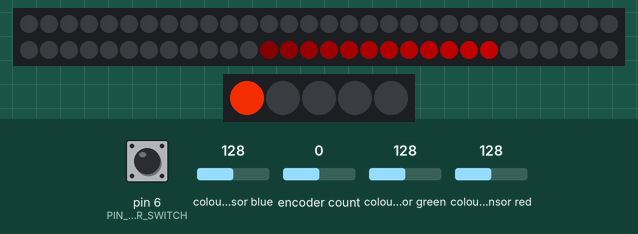
Simulated run of this sketch. Board: Arduino Uno, built with avr-gcc and run on an emulated ATmega328P. On the bench: 60 RGB LEDs in strip order, left to right, continuing on the next row, 5 RGB LEDs in strip order, left to right. The test bench sets the inputs (shaded band); at power-on: encoder count 0, pin 6 (PIN_ENCODER_SWITCH) HIGH, colour sensor blue 128, colour sensor green 128, colour sensor red 128. Dim RGB values are drawn brighter than linear; random numbers use the default seed unless the sketch sets one.

Above: at 1.3 s.
1.4 s: encoder count set to -1
At 2.6 s:
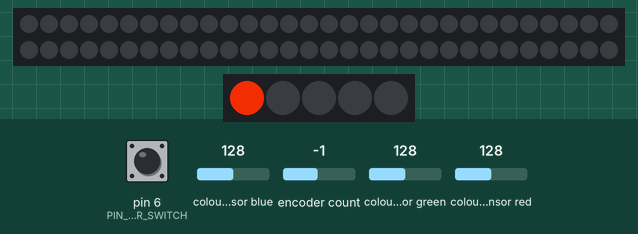
2.9 s: encoder count set to -2
4.4 s: encoder count set to -3
At 6.3 s:
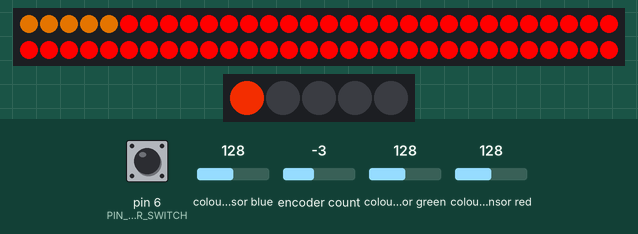
7.4 s: encoder count set to -4
At 7.89 s:
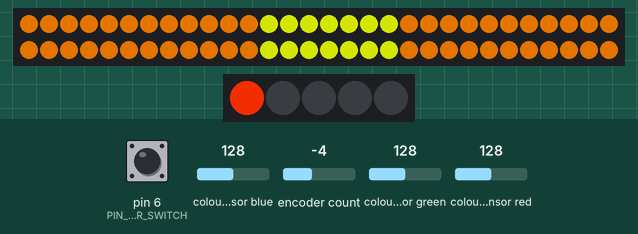
10.1 s: pin 6 (PIN_ENCODER_SWITCH) pulsed LOW 2 times (0.12 s each, 0.3 s apart)
At 11.7 s:
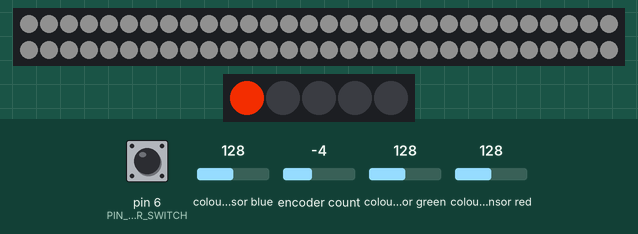
12.4 s: pin 6 (PIN_ENCODER_SWITCH) pulsed LOW 5 times (0.12 s each, 0.3 s apart)
At 16.0 s:
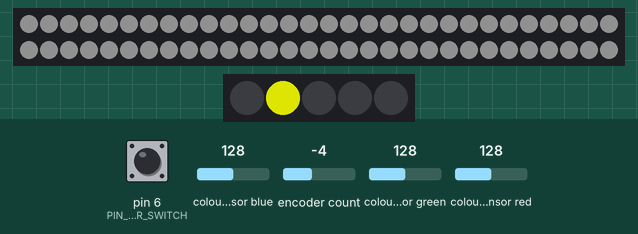
Timing chart, 0 to 17.0 s (numbered marks = the images above; inputs shaded):
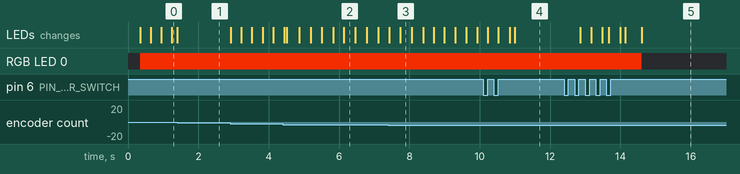

Measured:
- after the input at 12.4 s, RGB LED 0: RGB(215, 40, 0) → off after 2.2 s; the LEDs: first change after 0.45 s (image 5 shows a later state)

The sketch:

InfinityTotem.ino
```cpp
#include <Wire.h>
#include <FastLED.h>
#include "TimerOne.h"
#include "ClickEncoder.h"
#include "Adafruit_TCS34725.h"

// set to false if using a common cathode LED
#define commonAnode false

#define PIN_INFINITY_STRIP 12
#define PIN_SETTINGS_STRIP 9

#define PIN_ENCODER_A 0
#define PIN_ENCODER_B 1
#define PIN_ENCODER_SWITCH 6

#define NUM_INFINITY_LED 60
#define NUM_SETTING_LED 5

Adafruit_TCS34725 colorSensor = Adafruit_TCS34725(TCS34725_INTEGRATIONTIME_2_4MS, TCS34725_GAIN_60X);
bool useColorSensor = false;

ClickEncoder *encoder;
int16_t previousEncoderValue, currentEncoderValue;

// our RGB -> eye-recognized gamma color
byte gammatable[256];

CRGB infinity[NUM_INFINITY_LED];
CRGB settings[NUM_SETTING_LED];

bool flipFlopState = true;
uint8_t colorCounter = 0;

// 0 = select pattern
// 1 = select speed
// 2 = select brightness
// 3 = select color sensor on/off
// double click = change colors
uint8_t settingMode = 0;
uint8_t settingValue = 0;
uint16_t showSpeed = 24;
bool colorSensorEnabled = false;
bool direction = true;

// rgb to use for calculated color sensor values some functions use
float r, g, b;

void timerIsr() {
  encoder->service();
}

void setup() {
  Serial.begin(9600);

  //Initialize FastLED for the infinity symbol strip and the settings strip
  FastLED.addLeds<NEOPIXEL, PIN_INFINITY_STRIP>(infinity, NUM_INFINITY_LED);
  FastLED.addLeds<NEOPIXEL, PIN_SETTINGS_STRIP>(settings, NUM_SETTING_LED);

  //Initialize the encoder (knob) and it's interrupt
  encoder = new ClickEncoder(0, 1, 6, 4, false);
  Timer1.initialize(1000);
  Timer1.attachInterrupt(timerIsr);

  //Initial value for the previous encoder value
  previousEncoderValue = 0;

  //Start the color sensor. We dont care if it isn't working correctly.
  colorSensor.begin();

  //thanks PhilB for this gamma table! it helps convert RGB colors to what humans see
  for (uint16_t i = 0; i < 256; i++) {
    float x = i;
    x /= 255;
    x = pow(x, 2.5);
    x *= 255;

    if (commonAnode) {
      gammatable[i] = 255 - x;
    } else {
      gammatable[i] = x;
    }
  }

  displaySettingMode();
  animationSelectMode();
}
void loop() {
  colorSensor.setInterrupt(true);
  currentEncoderValue += encoder->getValue();

  ClickEncoder::Button b = encoder->getButton();
  if (b != ClickEncoder::Open) {
    switch (b) {
      case ClickEncoder::Clicked:
        cycleSettingsMode();
        break;
      case ClickEncoder::DoubleClicked:
        flipFlop(useColorSensor);
        encoder->setAccelerationEnabled(!encoder->getAccelerationEnabled());
        break;
      case ClickEncoder::Released:
        flipFlop(direction);
        break;
      default:
        ;
    }
  }

  if (b == ClickEncoder::Open) {
    if (currentEncoderValue != previousEncoderValue) {
      changeSettingsMode();
      previousEncoderValue = currentEncoderValue;
    }
  }

  runAnimation();
  FastLED.show();
}

void changeSettingsMode() {
  switch (settingMode) {
    case 0:
      animationSelectMode();
      break;
    case 1:
      //Color select mode
      colorCounter += 5;
      previousEncoderValue = currentEncoderValue; //this is dumb. I'm dumb. Not sure what to do.
      animationSelectMode();
      break;
    case 2:
      speedSelectMode();
      break;
    case 3:
      //Changes the "brightness" value of the whole strip. Not exactly what you'd think...
      if (currentEncoderValue > previousEncoderValue) {
        for (int i = 0; i < NUM_INFINITY_LED; i++) {
          infinity[i] += 5;
        }
      } else if (currentEncoderValue < previousEncoderValue) {
        for (int i = 0; i < NUM_INFINITY_LED; i++) {
          infinity[i] -= 5;
        }
      }
      break;
    default:
      ;
  }
}

void animationSelectMode() {
  changeSettingValue();

  switch (settingValue) {
    case 0: //shift
      fill_solid(&(infinity[0]), 60, CRGB::Black);
      meteorChaser(15, 12, 160, false);
      break;
    case 1: //shift
      if (settingMode == 0) {
        fill_solid(&(infinity[0]), 60, CRGB::Black);
      }
      fourPoints(7, 21, 35, 49);
      break;
    case 2: //shift
      colorCounter = random8();
      fillSolid(colorCounter);
      colorCounter = random8();
      meteorChaser(20, 14, 160, true);
      break;
    case 3: //shift
      fillSolid(colorCounter);
      meteorChaser(30, 26, 160, true);
      break;
    case 4: //shift
      wipeInfinity(25);
      break;
    case 5: //cycleSolid
      fillSolid(colorCounter);
      break;
    default:
      break;
  }

  FastLED.show();
}

void runAnimation() {
  switch (settingValue) {
    case 5:
      cycleSolid();
      delay(showSpeed);
      break;
    case 6:
      middleFanout(30);
      break;
    case 7:
      chasingFromSides(false, showSpeed);
      break;
    case 8:
      chasingInfinity(true, showSpeed);
      break;
    case 9:
      blinkRandom(1, true);
      break;
    case 10:
      meteorChaserColorSensor(16, 50);
      delay(showSpeed);
      break;
    default:
      shift(infinity, direction);
      delay(showSpeed);
      break;
  }
  FastLED.show();
}

void speedSelectMode() {
  if (currentEncoderValue > previousEncoderValue) {
    showSpeed -= 2;
  } else if (currentEncoderValue < previousEncoderValue) {
    showSpeed += 2;
  }
  if (showSpeed <= 4) {
    showSpeed = 5;
  }
}

/*
 * Puts data from color sensor into the r, g, b global variables
 * Use with gammatable[(int) r] to get a reasonable color
 */
void getColorSensorData() {
  uint16_t clear, red, green, blue;
  if (useColorSensor == true) {
    // it takes length of the integration time to read a color
    colorSensor.getRawData(&red, &green, &blue, &clear);
    delay(3); // this delay could be a parameter or something

    // Figure out some basic hex code for visualization
    uint32_t sum = clear;
    r = red;
    r /= sum;
    g = green;
    g /= sum;
    b = blue;
    b /= sum;
    r *= 256;
    g *= 256;
    b *= 256;
  }
}

void changeSettingValue() {
  if (currentEncoderValue > previousEncoderValue) {
    settingValue++;
  } else if (currentEncoderValue < previousEncoderValue) {
    settingValue--;
  }
  checkSettingValueBoundries();
}

void checkSettingValueBoundries() {
  if (settingValue >= 254) {
    settingValue = 10;
  }
  if (settingValue > 11) {
    settingValue = 0;
  }
}

void flipFlop(bool &flopToFlip) {
  if (flopToFlip == true) {
    flopToFlip = false;
    return;
  }
  flopToFlip = true;
}
```

Animations.ino
```cpp
void meteorChaser(uint16_t meteorBodyPixel, uint8_t tailLength, uint16_t fadeValue, bool rainbowTail) {
  uint16_t i;
  int fadeSpectrum = fadeValue;
  int fadeIncrement = (256 - fadeValue) / tailLength;

  if (rainbowTail == true) {
    fill_rainbow(&(infinity[meteorBodyPixel]), tailLength, colorCounter);
  } else {
    if (direction == true) {
      for (i = meteorBodyPixel; i > (meteorBodyPixel - tailLength); i--) {
        infinity[i].setHue(colorCounter);
        infinity[i].fadeLightBy(fadeSpectrum);
        fadeSpectrum += fadeIncrement;
      }
    } else {
      for (i = (meteorBodyPixel - tailLength); i < meteorBodyPixel; i++) {
        infinity[i].setHue(colorCounter);
        infinity[i].fadeLightBy(fadeSpectrum);
        fadeSpectrum += fadeIncrement;
      }
    }
  }
  FastLED.show();
}

int bodyPixel = 0; //needs to be signed
void meteorChaserColorSensor(uint8_t tailLength, uint16_t fadeValue) {
  int i;
  int fadeSpectrum = fadeValue;
  int fadeIncrement = (256 - fadeValue) / tailLength;

  getColorSensorData();
  blackInfinityStrip();
  if (bodyPixel > NUM_INFINITY_LED - 1) {
    bodyPixel = 0;
  } else if (bodyPixel < 0) {
    bodyPixel = NUM_INFINITY_LED - 1;
  }
  if (direction == true) {
    for (i = bodyPixel; i > (bodyPixel - tailLength); i--) {
      infinity[correctNumber(i)].setRGB(gammatable[(int) r], gammatable[(int) g], gammatable[(int) b]);
      infinity[correctNumber(i)].fadeLightBy(fadeSpectrum);
      fadeSpectrum += fadeIncrement;
    }
    bodyPixel++;
  } else {
    for (i = (bodyPixel - tailLength); i < bodyPixel; i++) {
      infinity[correctNumber(i)].setRGB(gammatable[(int) r], gammatable[(int) g], gammatable[(int) b]);
      infinity[correctNumber(i)].fadeLightBy(fadeSpectrum);
      fadeSpectrum += fadeIncrement;
    }
    bodyPixel--;
  }
  FastLED.show();
}

//wtf do I even name this?
uint8_t correctNumber(int number) {
  if (number > NUM_INFINITY_LED - 1)
    return (number - NUM_INFINITY_LED);
  else if (number < 0)
    return (number + NUM_INFINITY_LED);
  else
    return number;
}

void wipeRainbow(int delayTime) {
  fill_rainbow(&(infinity[0]), NUM_INFINITY_LED, 0);
  FastLED.show();
}

void wipeInfinity(int delayTime) {
  for (uint8_t i = 0; i < NUM_INFINITY_LED; i++) {
    setPixel(infinity, i);
    FastLED.show();
    delay(delayTime);
    colorCounter += 4;
  }
}

void fillSolid(CRGB color) {
  fill_solid(&(infinity[0]), 60, color);
}

void fillSolid(uint16_t colorCounter) {
  for (uint8_t i = 0; i < NUM_INFINITY_LED; i++) {
    infinity[i].setHue(colorCounter);
  }
}

void fourPoints(uint8_t point1, uint8_t point2, uint8_t point3, uint8_t point4) {
  for (uint8_t i = 0; i < NUM_INFINITY_LED; i++) {
    if (i == point1 || i == point2 || i == point3 || i == point4) {
      infinity[i].setHue(colorCounter);
    }
  }
  FastLED.show();
}
```

AnimationsLongRunning.ino
```cpp
/*
 * These patterns do all of their operations within the function
 * this is bad because it'll be delaying the main loop until it ends
 * settings will not chanage right away, color sensor wont update, etc
 * though, most of these last 1-2 seconds.
 */

void halfTopBottom(bool animate, uint16_t animationDelay, CRGB colorTop, CRGB colorBottom) {
	Serial.println("Starting function");
	uint16_t rightAnchor = 15;
	uint16_t leftAnchor = 45;
	uint16_t endPoint = 45;

	while (rightAnchor < endPoint) {
		setPixel(infinity, rightAnchor, colorTop);
		setPixel(infinity, leftAnchor, colorBottom);
		rightAnchor++;
		leftAnchor++;
		if (leftAnchor == NUM_INFINITY_LED) {
			leftAnchor = 0;
		}
		if (animate == true) {
			FastLED.show();
			delay(animationDelay);
		}
	}
	if (animate == false) {
		FastLED.show();
	}
}


void middleFanout(int delayTime) {
	uint8_t left, right;
	getColorSensorData();
	if (flipFlopState == true) {
		left = 0;
		right = NUM_INFINITY_LED - 1;
		while (left < 30 && right > 30) {
			setPixel(infinity, left);
			setPixel(infinity, right);
			FastLED.show();
			left += 1;
			right -= 1;
			//If it's the last pixel, dont wait to start the next thing.
			if (right != 0) {
				delay(delayTime);
			}
		}
		flipFlop(flipFlopState);
	} else {
		left = 30;
		right = 30;
		while (right > 0 && left < 60) {
			setPixel(infinity, left);
			setPixel(infinity, right);
			FastLED.show();

			left += 1;
			right -= 1;

			//If it's the last pixel, dont wait to start the next thing.
			if (right != 0) {
				delay(delayTime);
			}
		}
		flipFlop(flipFlopState);
	}
	colorCounter += 32;
}

void chasingInfinity(bool changeChaseDirection, int delayTime) {
	uint8_t i;
	getColorSensorData();
	if (changeChaseDirection == true) {
		for (i = 0; i < NUM_INFINITY_LED; i++) {
			setPixel(infinity, i);
			FastLED.show();
			delay(delayTime);
		}
	} else {
		for (i = NUM_INFINITY_LED; i >= 1; --i) {
			setPixel(infinity, i - 1);
			FastLED.show();
			delay(delayTime);
		}
	}
	colorCounter += 33;
}

void chasingFromSides(bool changeChaseDirection, int delayTime) {
	uint8_t leftTop, rightTop, leftBottom, rightBottom;
	getColorSensorData();
	leftTop = 45; //45 -> 30
	leftBottom = 45; //45 -> 60
	rightTop = 15; //15 -> 0
	rightBottom = 15; //15 -> 30
	while (leftBottom < 60 && leftTop >= 30 && rightBottom < 30 && rightTop >= 0) {
		setPixel(infinity, leftTop);
		setPixel(infinity, leftBottom);
		setPixel(infinity, rightTop);
		setPixel(infinity, rightBottom);
		FastLED.show();
		leftTop--;
		leftBottom++;
		rightTop--;
		rightBottom++;
		delay(delayTime);
	}
	setPixel(infinity, leftTop);
	setPixel(infinity, rightTop);

	colorCounter += 33;
}
```

StripManipulator.ino
```cpp
/*
 Methods to change the state of the strip
 */

void setStrip(CRGB strip[], CRGB color) {
}

void setStrip(CRGB strip[]) {
}

void setPixel(CRGB strip[], uint16_t index) {
	if (useColorSensor == true) {
		strip[index].setRGB(gammatable[(int) r], gammatable[(int) g], gammatable[(int) b]);
	} else {
		strip[index].setHue(colorCounter);
	}
}

void setPixel(CRGB strip[], uint16_t index, CRGB color) {
	strip[index] = color;
}

void blackInfinityStrip() {
	for(uint8_t i=0;i<NUM_INFINITY_LED;i++) {
		infinity[i] = CRGB::Black;
	}
}

//Check out the memmove function to maybe do it more quickly
void shift(CRGB strip[], bool changeDirection) {
	CRGB wrapAroundPixel;
	if (changeDirection == true) {
		wrapAroundPixel = strip[NUM_INFINITY_LED - 1];
		for (int i = NUM_INFINITY_LED - 1; i > 0; i--) {
			strip[i] = strip[i - 1];
		}
		strip[0] = wrapAroundPixel;
	} else {
		wrapAroundPixel = strip[0];
		for (int i = 0; i < NUM_INFINITY_LED; i++) {
			strip[i] = strip[i + 1];
		}
		strip[NUM_INFINITY_LED - 1] = wrapAroundPixel;
	}
}

int runnerPixel = 0; //uint8 signed or unsigned?
void paint(CRGB strip[], CRGB color, bool changeDirection) {
	if (runnerPixel == NUM_INFINITY_LED) { //using this constant wont jive with other strips...
		runnerPixel = 0;
	}
	if (runnerPixel < 0) {
		runnerPixel = NUM_INFINITY_LED;
	}
	strip[runnerPixel] = color;
	if (changeDirection == true) {
		runnerPixel++;
	} else {
		runnerPixel--;
	}
}

void cycleSolid() {
	colorCounter++;
	for (int i = 0; i < NUM_INFINITY_LED; i++) {
		infinity[i].setHue(colorCounter);
	}
}

//do multiple like it says, dick.
void blinkRandom(uint8_t numberRandomPixels, bool randomColor) {
	uint8_t randomPixel = random8(60);
	uint8_t randomHue = random8();
	for (int i = 0; i < NUM_INFINITY_LED; i++) {
		infinity[i] = CRGB::Black;
		if(randomPixel == i) {
			if(randomColor == true) {
				infinity[i].setHue(colorCounter);
			} else {
				infinity[i].setHue(randomHue);
			}
		}
	}
}
```

Settings.ino
```cpp
void cycleSettingsMode() {
	settingMode++;
	if (settingMode > 3) {
		settingMode = 0;
	}
	displaySettingMode();
	currentEncoderValue = 0;
	previousEncoderValue = currentEncoderValue; //this is dumb
}

void displaySettingMode() {
	switch (settingMode) {
	case 0:
		setSettingStrip(CRGB::Black, 5);
		settings[0].setHue(15);
		FastLED.show();
		break;
	case 1:
		setSettingStrip(CRGB::Black, 5);
		settings[1].setHue(65);
		FastLED.show();
		break;
	case 2:
		setSettingStrip(CRGB::Black, 5);
		settings[2].setHue(115);
		FastLED.show();
		break;
	case 3:
		setSettingStrip(CRGB::Black, 5);
		settings[3].setHue(165);
		FastLED.show();
		break;
	}
}

void flashSettingsStrip(CRGB color, uint8_t flashDelay, uint8_t flashRepeat) {
	setSettingStrip(color, 5);
	FastLED.show();
	for (uint8_t i = 0; i < flashRepeat; i++) {
		delay(flashDelay);
		setSettingStrip(CRGB::Black, 5);
		FastLED.show();
		delay(flashDelay);
		setSettingStrip(color, 5);
		FastLED.show();
		Serial.println(flashRepeat);
	}
}

void setSettingStrip(CRGB color, uint8_t numberOfDots) {
	for (int i = 0; i < numberOfDots; i++) {
		settings[i] = color;
	}
}
```
